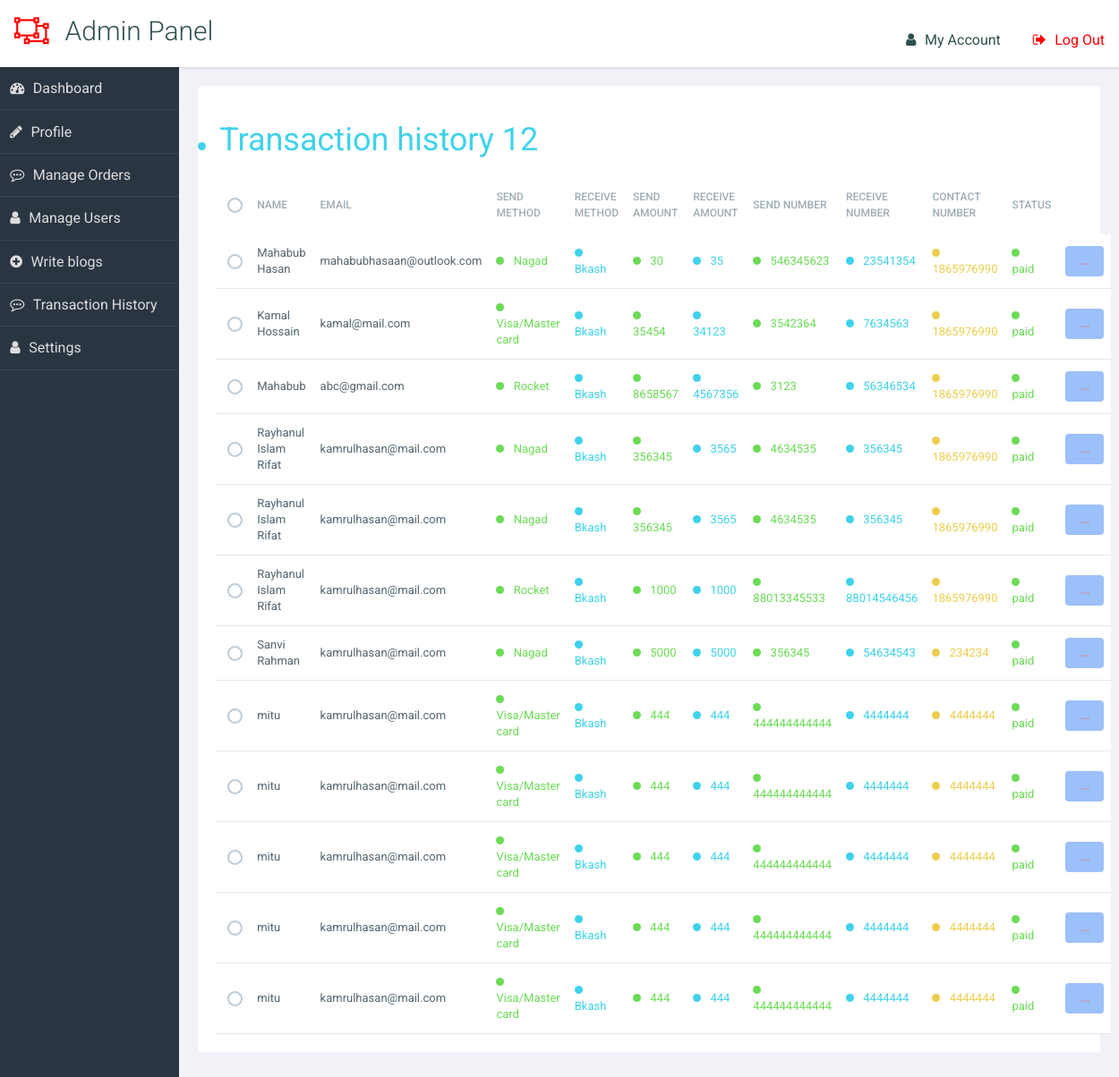
/transaction_history/ (signed in), run on an earlier commit of the app's database.
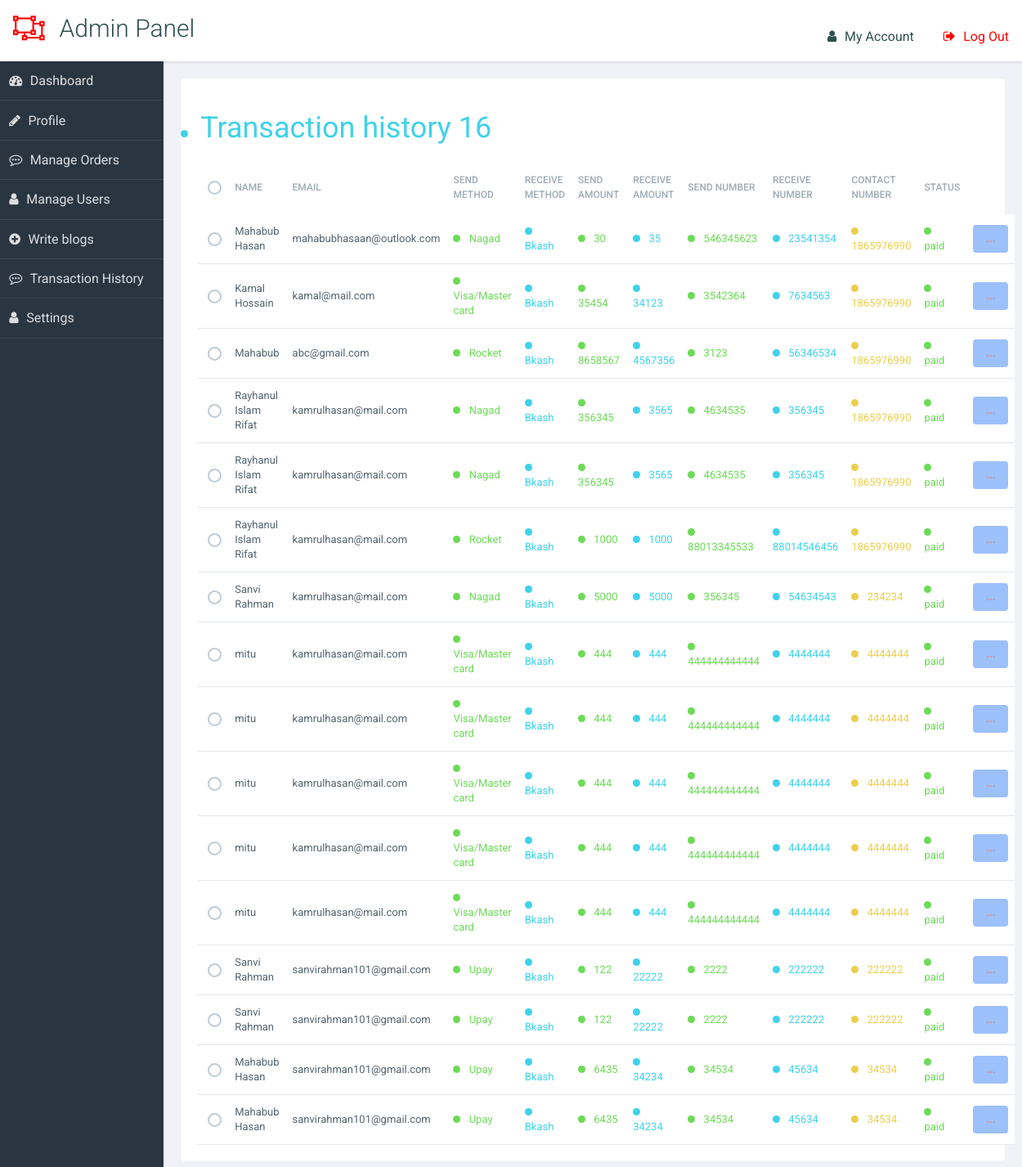
And on a later commit of the database.
### api/models.py (models this page shows)
class Order(models.Model):
    name = models.CharField(max_length=100)
    email = models.EmailField(max_length=200)
    send_method = models.CharField(max_length=100, choices=payment_method)
    receive_method = models.CharField(max_length=100, choices=payment_method)
    send_amount = models.PositiveIntegerField()
    receive_amount = models.PositiveIntegerField()
    send_number = models.BigIntegerField()
    receive_number = models.BigIntegerField()
    contact_number = models.IntegerField()
    status = models.CharField(max_length=10, default='pending')
    def __str__(self) -> str:
        return self.name

### exchange/views.py (the view)
# urls.py: path('transaction_history/', views.Transaction_History,
def Transaction_History(request):
    email = request.user.email
    orders = Order.objects.filter(email=email)
    bkash = Order.objects.filter(receive_method='Bkash', status='paid')
    print(orders)
    return render(request, 'exchange/transactionhistory.html', {'orders': orders, 'bkash': bkash})

### exchange/templates/exchange/transactionhistory.html (shortened to what this page needs)
{% extends 'exchange/base.html' %} {% load static %} {% block css %}
<link rel="stylesheet" href="{%static 'css/dashboard.css'%}" />
<link rel="stylesheet" href="{% static 'css/manage.css' %}" />
{% endblock css %}
{% block content %} {% include 'exchange/dashboardnav.html'%}
{% if user.is_superuser %}
<main role="main">
  <section class="panel important flex justify-between">
    {% if orders %}
    <div class="container">
      <div class="row row--top-40">
        <div class="col-md-12">
          <h2 class="row__title text-4xl" data-column="Progress">
          <p class=" status--blue status">
            Transaction history {{bkash.count}}
          </p></h2>
        </div>
      </div>
      <div class="row row--top-20">
        <div class="col-md-12">
          <div class="table-container">
            <table class="table">
              <thead class="table__thead">
                <tr>
                  <th class="table__th">
                    <input
                      id="selectAll"
                      type="checkbox"
                      class="table__select-row"
                    />
                  </th>
                  <th class="table__th">Name</th>
                  <th class="table__th">Email</th>
                  <th class="table__th">Send method</th>
                  <th class="table__th">Receive method</th>
                  <th class="table__th">Send amount</th>
                  <th class="table__th">Receive amount</th>
                  <th class="table__th">Send number</th>
                  <th class="table__th">Receive number</th>
                  <th class="table__th">Contact number</th>
                  <th class="table__th">Status</th>
                  <th class="table__th"></th>
                </tr>
              </thead>
              <tbody class="table__tbody">
                {% for bks in bkash %}
                <tr class="table-row table-row--chris">
                  <td class="table-row__td">
                    <input id="" type="checkbox" class="table__select-row" />
                  </td>
                  <td data-column="Policy" class="table-row__td">
                    <div class="">
                      <p class="table-row__policy">{{bks.name}}</p>
                    </div>
                  </td>
                  <td data-column="Policy" class="table-row__td">
                    <div class="">
                      <p class="table-row__policy">{{bks.email}}</p>
                    </div>
                  </td>
                  <td data-column="Policy status" class="table-row__td">
                    <p class="table-row__p-status status--green status">
                      {{bks.send_method}}
                    </p>
                  </td>
                  <td data-column="Progress" class="table-row__td">
                    <p class="table-row__progress status--blue status">
                      {{bks.receive_method}}
                    </p>
                  </td>
                  <td data-column="Status" class="table-row__td">
                    <p class="table-row__status status--green status">
                      {{bks.send_amount}}
                    </p>
                  </td>
                  <td data-column="Progress" class="table-row__td">
                    <p class="table-row__progress status--blue status">
                      {{bks.receive_amount}}
                    </p>
                  </td>
                  <td data-column="Policy status" class="table-row__td">
                    <p class="table-row__p-status status--green status">
                      {{bks.send_number}}
                    </p>
                  </td>
                  <td data-column="Progress" class="table-row__td">
                    <p class="table-row__progress status--blue status">
                      {{bks.receive_number}}
                    </p>
                  </td>
                  <td data-column="Policy Status" class="table-row__td">
                    <p class="table-row__p-status status status--yellow">
                      {{bks.contact_number}}
                    </p>
                  </td>
                  <td data-column="Policy status" class="table-row__td">
                    {% if bks.status is not 'paid'  %}
                      <p class="table-row__p-status status--green status">
                        {{bks.status}}
                      </p>
                    {% else %}
                    <p class="table-row__p-status status--red status">
                      {{bks.status}}
                    </p>
                    {% endif %}
                  </td>
                  <td data-column="Policy status" class="table-row__td">
                   {% if bks.status is  'paid'  %}
                   <a href="" class='text-lg text-green-500'>
                    <button
                    class="bg-gray-300 hover:bg-gray-400 text-gray-800 font-bold py-2 px-4 rounded inline-flex items-center">
                      <svg class="fill-current w-4 h-4 mr-2" xmlns="http://www.w3.org/2000/svg" viewBox="0 0 20 20"><path d="M13 8V2H7v6H2l8 8 8-8h-5zM0 18h20v2H0v-2z"/></svg>
                      <span>Download</span>
                    </button>
                   </a>
                   {% else %}
                   <button class="bg-blue-500 text-red-700 font-bold py-2 px-4 rounded opacity-50 cursor-not-allowed">
                    ...
                  </button>
                   {% endif %}
                  </td>
                </tr>
                {% endfor %}
              </tbody>
            </table>
          </div>
        </div>
      </div>
    {% endif %}
  </section>
</main>
{% endif %}
{% endblock content %}

### exchange/templates/exchange/base.html (shortened to what this page needs)
{% load tailwind_tags %} {% load static %}
<!DOCTYPE html>
<html lang="en">
  <head>
    {% tailwind_css %} {% block css %}{% endblock css %}
    <script src="https://cdn.tailwindcss.com"></script>
  </head>
  <body id='body'>
    {% block content %}{% endblock content %}
  </body>
</html>

### exchange/templates/exchange/dashboardnav.html (shortened to what this page needs)
{% load static %} {% block css %}
<link rel="stylesheet" href="{%static 'css/dashboard.css'%}" />
{% endblock css %} {% block content %}
<header role="banner">
  {% if user.is_superuser %}
  <h1 class="text-3xl font-bold">Admin Panel</h1>
  {% else %}
  <h1 class="text-3xl font-bold">User Dashboard</h1>
  {% endif %}
  <ul class="utilities">
    <br />
    <li class="users"><a href="{% url 'user_profile' %}">My Account</a></li>
    <li class="logout warn"><a href="{% url 'logout' %}">Log Out</a></li>
  </ul>
</header>
<nav role="navigation">
  {% if user.is_superuser %}
  <ul class="main">
    <li class="dashboard"><a href="{% url 'dashboard' %}">Dashboard</a></li>
    <li class="edit"><a href="{% url 'user_profile' %}">Profile</a></li>
    <li class="comments">
      <a href="{% url 'manage_order' %}">Manage Orders</a>
    </li>
    <li class="users"><a href="{% url 'manage_users' %}">Manage Users</a></li>
    <li class="write"><a href="{% url 'add_blogs' %}">Write blogs</a></li>
    <li class="comments">
      <a href="{% url 'transaction_history' %}">Transaction History</a>
    </li>
    <li class="users"><a href="#">Settings</a></li>
  </ul>
  {% endif %}
</nav>
{% endblock %}

### exchange/static/css/dashboard.css (style rules this page uses)
html { box-sizing: border-box; }
*, *:before, *:after { box-sizing: inherit; }
body { background: #f1f2f7; font-family: "Open Sans", arial, sans-serif; color: darkslategray; }
.warn { color: red; }
header[role="banner"] { background: white; box-shadow: 1px 1px 3px rgba(0, 0, 0, 0.15); }
header[role="banner"] h1 { margin: 0; font-weight: 300; padding: 1rem; }
header[role="banner"] h1:before { content: "\f248"; font-family: FontAwesome; padding-right: 0.6em; color: red; }
header[role="banner"] .utilities { width: 100%; background: slategray; color: #ddd; }
header[role="banner"] .utilities li { border-bottom: solid 1px rgba(255, 255, 255, 0.2); }
header[role="banner"] .utilities li a { padding: 0.7em; display: block; }
.utilities a:before { content: "\f248"; font-family: FontAwesome; padding-right: 0.6em; }
.logout a:before { content: ""; }
.users a:before { content: ""; }
nav[role="navigation"] { background: #2a3542; color: #ddd; }
nav[role="navigation"] li { border-bottom: 1px solid rgba(255, 255, 255, 0.08); }
nav[role="navigation"] li a { color: #ddd; text-decoration: none; display: block; padding: 0.7em; }
nav[role="navigation"] li a:before { content: "\f248"; font-family: FontAwesome; padding-right: 0.6em; }
nav[role="navigation"] .dashboard a:before { content: ""; }
nav[role="navigation"] .write a:before { content: ""; }
nav[role="navigation"] .edit a:before { content: ""; }
nav[role="navigation"] .comments a:before { content: ""; }
nav[role="navigation"] .users a:before { content: ""; }
.panel { background-color: white; color: darkslategray; -webkit-border-radius: 0.3rem; -moz-border-radius: 0.3rem; -ms-border-radius: 0.3rem; border-radius: 0.3rem; margin: 1%; }
a { text-decoration: none; color: inherit; }
h2, h3, h4 { font-weight: 300; margin: 0; }
h2 { color: #ff1a1a; }
ul, li { list-style-type: none; margin: 0; padding: 0; }
table { border-collapse: collapse; width: 96%; margin: 2%; }
th { text-align: left; font-weight: 400; font-size: 13px; text-transform: uppercase; border-bottom: 1px solid rgba(0, 0, 0, 0.1); padding: 0 10px; padding-bottom: 14px; }
td { line-height: 40px; font-weight: 300; padding: 0 10px; }
@media screen and (min-width: 600px) { html, body { height: 100%; } }
@media screen and (min-width: 600px) { header[role="banner"] { position: fixed; top: 0; left: 0; width: 100%; z-index: 99; height: 75px; } }
@media screen and (min-width: 600px) { header[role="banner"] .utilities { position: absolute; top: 0; right: 0; background: transparent; color: darkslategray; width: auto; } }
@media screen and (min-width: 600px) { header[role="banner"] .utilities li { display: inline-block; } }
@media screen and (min-width: 600px) { header[role="banner"] .utilities li a { padding: 0.5em 1em; } }
@media screen and (min-width: 600px) { nav[role="navigation"] { position: fixed; width: 200px; top: 75px; bottom: 0px; left: 0px; } }
@media screen and (min-width: 600px) { main[role="main"] { margin: 75px 0 40px 200px; } }
@media screen and (min-width: 600px) { main[role="main"]:after { content: ""; display: table; clear: both; } }
@media screen and (min-width: 600px) { .panel { margin: 2% 0 0 2%; float: left; width: 96%; } }
@media screen and (min-width: 600px) { .panel:after { content: ""; display: table; clear: both; } }
@media screen and (min-width: 900px) { .panel { width: 47%; clear: none; } }
@media screen and (min-width: 900px) { .panel.important { width: 96%; } }

What changed in the data, as far as the page shows it:
added Order: name "Sanvi Rahman", email "sanvirahman101@gmail.com", send_method "Upay", receive_method "Bkash", send_amount "122", receive_amount "22222", send_number "2222", receive_number "222222", contact_number "222222", status "paid"
added Order: name "Sanvi Rahman", email "sanvirahman101@gmail.com", send_method "Upay", receive_method "Bkash", send_amount "122", receive_amount "22222", send_number "2222", receive_number "222222", contact_number "222222", status "paid"
added Order: name "Mahabub Hasan", email "sanvirahman101@gmail.com", send_method "Upay", receive_method "Bkash", send_amount "6435", receive_amount "34234", send_number "34534", receive_number "45634", contact_number "34534", status "paid"
added Order: name "Mahabub Hasan", email "sanvirahman101@gmail.com", send_method "Upay", receive_method "Bkash", send_amount "6435", receive_amount "34234", send_number "34534", receive_number "45634", contact_number "34534", status "paid"
Also different on the page:
{{ bkash.count }}: "12" → "16"
